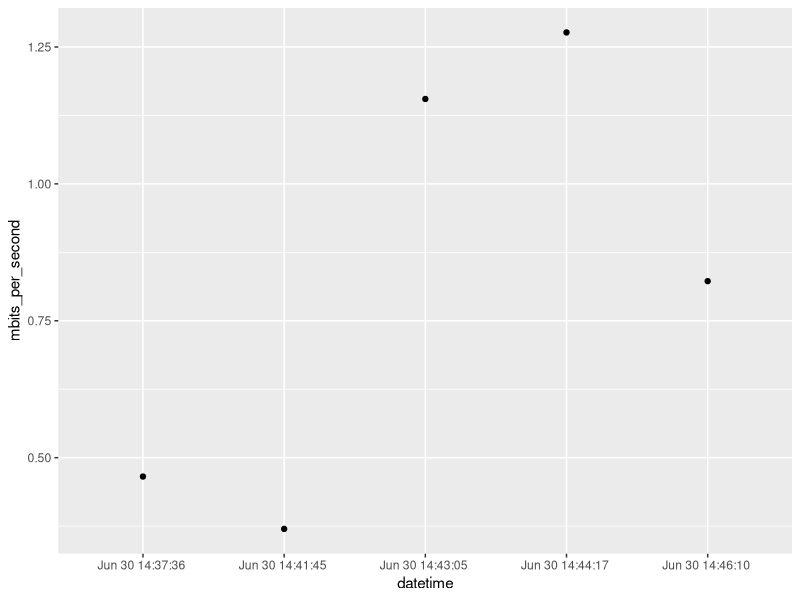

R code for this plot:
df <- read.csv('speedtest.csv', header=FALSE)
names(df) = c("datetime", "bytes_per_second")
library(dplyr)
speed <- mutate(df, mbits_per_second = bytes_per_second * 8 / 1000000)
library(ggplot2)
png("speedtest.png")
g <- ggplot(speed, aes(datetime, mbits_per_second))
g + geom_point()
dev.off()
